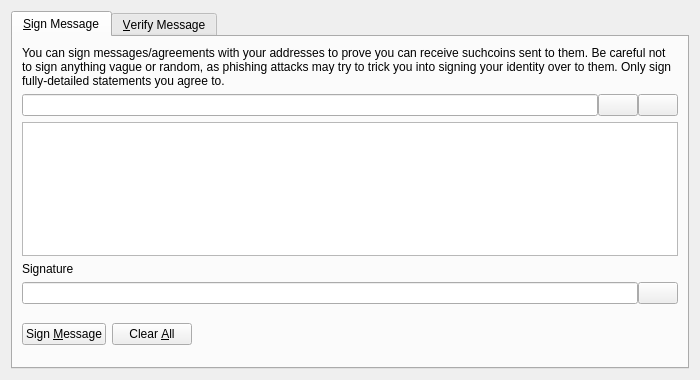
<?xml version="1.0" encoding="UTF-8"?>
<ui version="4.0">
 <class>SignVerifyMessageDialog</class>
 <widget class="QDialog" name="SignVerifyMessageDialog">
  <property name="geometry">
   <rect>
    <x>0</x>
    <y>0</y>
    <width>700</width>
    <height>380</height>
   </rect>
  </property>
  <property name="windowTitle">
   <string>Signatures - Sign / Verify a Message</string>
  </property>
  <property name="modal">
   <bool>true</bool>
  </property>
  <layout class="QVBoxLayout" name="verticalLayout">
   <item>
    <widget class="QTabWidget" name="tabWidget">
     <property name="currentIndex">
      <number>0</number>
     </property>
     <widget class="QWidget" name="tabSignMessage">
      <attribute name="title">
       <string>&amp;Sign Message</string>
      </attribute>
      <layout class="QVBoxLayout" name="verticalLayout_SM">
       <item>
        <widget class="QLabel" name="infoLabel_SM">
         <property name="text">
          <string>You can sign messages/agreements with your addresses to prove you can receive suchcoins sent to them. Be careful not to sign anything vague or random, as phishing attacks may try to trick you into signing your identity over to them. Only sign fully-detailed statements you agree to.</string>
         </property>
         <property name="textFormat">
          <enum>Qt::PlainText</enum>
         </property>
         <property name="wordWrap">
          <bool>true</bool>
         </property>
        </widget>
       </item>
       <item>
        <layout class="QHBoxLayout" name="horizontalLayout_1_SM">
         <property name="spacing">
          <number>0</number>
         </property>
         <item>
          <widget class="QValidatedLineEdit" name="addressIn_SM">
           <property name="toolTip">
            <string>The Suchcoin address to sign the message with</string>
           </property>
          </widget>
         </item>
         <item>
          <widget class="QPushButton" name="addressBookButton_SM">
           <property name="toolTip">
            <string>Choose previously used address</string>
           </property>
           <property name="text">
            <string/>
           </property>
           <property name="icon">
            <iconset resource="../suchcoin.qrc">
             <normaloff>:/icons/address-book</normaloff>:/icons/address-book</iconset>
           </property>
           <property name="shortcut">
            <string>Alt+A</string>
           </property>
           <property name="autoDefault">
            <bool>false</bool>
           </property>
          </widget>
         </item>
         <item>
          <widget class="QPushButton" name="pasteButton_SM">
           <property name="toolTip">
            <string>Paste address from clipboard</string>
           </property>
           <property name="text">
            <string/>
           </property>
           <property name="icon">
            <iconset resource="../suchcoin.qrc">
             <normaloff>:/icons/editpaste</normaloff>:/icons/editpaste</iconset>
           </property>
           <property name="shortcut">
            <string>Alt+P</string>
           </property>
           <property name="autoDefault">
            <bool>false</bool>
           </property>
          </widget>
         </item>
        </layout>
       </item>
       <item>
        <widget class="QPlainTextEdit" name="messageIn_SM">
         <property name="toolTip">
          <string>Enter the message you want to sign here</string>
         </property>
        </widget>
       </item>
       <item>
        <widget class="QLabel" name="signatureLabel_SM">
         <property name="text">
          <string>Signature</string>
         </property>
         <property name="textFormat">
          <enum>Qt::PlainText</enum>
         </property>
        </widget>
       </item>
       <item>
        <layout class="QHBoxLayout" name="horizontalLayout_2_SM">
         <property name="spacing">
          <number>0</number>
         </property>
         <item>
          <widget class="QLineEdit" name="signatureOut_SM">
           <property name="font">
            <font>
             <italic>true</italic>
            </font>
           </property>
           <property name="readOnly">
            <bool>true</bool>
           </property>
          </widget>
         </item>
         <item>
          <widget class="QPushButton" name="copySignatureButton_SM">
           <property name="toolTip">
            <string>Copy the current signature to the system clipboard</string>
           </property>
           <property name="text">
            <string/>
           </property>
           <property name="icon">
            <iconset resource="../suchcoin.qrc">
             <normaloff>:/icons/editcopy</normaloff>:/icons/editcopy</iconset>
           </property>
           <property name="autoDefault">
            <bool>false</bool>
           </property>
          </widget>
         </item>
        </layout>
       </item>
       <item>
        <layout class="QHBoxLayout" name="horizontalLayout_3_SM">
         <item>
          <widget class="QPushButton" name="signMessageButton_SM">
           <property name="toolTip">
            <string>Sign the message to prove you own this Suchcoin address</string>
           </property>
           <property name="text">
            <string>Sign &amp;Message</string>
           </property>
           <property name="icon">
            <iconset resource="../suchcoin.qrc">
             <normaloff>:/icons/edit</normaloff>:/icons/edit</iconset>
           </property>
           <property name="autoDefault">
            <bool>false</bool>
           </property>
          </widget>
         </item>
         <item>
          <widget class="QPushButton" name="clearButton_SM">
           <property name="toolTip">
            <string>Reset all sign message fields</string>
           </property>
           <property name="text">
            <string>Clear &amp;All</string>
           </property>
           <property name="icon">
            <iconset resource="../suchcoin.qrc">
             <normaloff>:/icons/remove</normaloff>:/icons/remove</iconset>
           </property>
           <property name="autoDefault">
            <bool>false</bool>
           </property>
          </widget>
         </item>
         <item>
          <spacer name="horizontalSpacer_1_SM">
           <property name="orientation">
            <enum>Qt::Horizontal</enum>
           </property>
           <property name="sizeHint" stdset="0">
            <size>
             <width>40</width>
             <height>48</height>
            </size>
           </property>
          </spacer>
         </item>
         <item>
          <widget class="QLabel" name="statusLabel_SM">
           <property name="font">
            <font>
             <weight>75</weight>
             <bold>true</bold>
            </font>
           </property>
           <property name="text">
            <string/>
           </property>
           <property name="wordWrap">
            <bool>true</bool>
           </property>
          </widget>
         </item>
         <item>
          <spacer name="horizontalSpacer_2_SM">
           <property name="orientation">
            <enum>Qt::Horizontal</enum>
           </property>
           <property name="sizeHint" stdset="0">
            <size>
             <width>40</width>
             <height>48</height>
            </size>
           </property>
          </spacer>
         </item>
        </layout>
       </item>
      </layout>
     </widget>
     <widget class="QWidget" name="tabVerifyMessage">
      <attribute name="title">
       <string>&amp;Verify Message</string>
      </attribute>
      <layout class="QVBoxLayout" name="verticalLayout_VM">
       <item>
        <widget class="QLabel" name="infoLabel_VM">
         <property name="text">
          <string>Enter the receiver's address, message (ensure you copy line breaks, spaces, tabs, etc. exactly) and signature below to verify the message. Be careful not to read more into the signature than what is in the signed message itself, to avoid being tricked by a man-in-the-middle attack. Note that this only proves the signing party receives with the address, it cannot prove sendership of any transaction!</string>
         </property>
         <property name="textFormat">
          <enum>Qt::PlainText</enum>
         </property>
         <property name="alignment">
          <set>Qt::AlignLeading|Qt::AlignLeft|Qt::AlignTop</set>
         </property>
         <property name="wordWrap">
          <bool>true</bool>
         </property>
        </widget>
       </item>
       <item>
        <layout class="QHBoxLayout" name="horizontalLayout_1_VM">
         <property name="spacing">
          <number>0</number>
         </property>
         <item>
          <widget class="QValidatedLineEdit" name="addressIn_VM">
           <property name="toolTip">
            <string>The Suchcoin address the message was signed with</string>
           </property>
          </widget>
         </item>
         <item>
          <widget class="QPushButton" name="addressBookButton_VM">
           <property name="toolTip">
            <string>Choose previously used address</string>
           </property>
           <property name="text">
            <string/>
           </property>
           <property name="icon">
            <iconset resource="../suchcoin.qrc">
             <normaloff>:/icons/address-book</normaloff>:/icons/address-book</iconset>
           </property>
           <property name="shortcut">
            <string>Alt+A</string>
           </property>
           <property name="autoDefault">
            <bool>false</bool>
           </property>
          </widget>
         </item>
        </layout>
       </item>
       <item>
        <widget class="QPlainTextEdit" name="messageIn_VM"/>
       </item>
       <item>
        <widget class="QValidatedLineEdit" name="signatureIn_VM"/>
       </item>
       <item>
        <layout class="QHBoxLayout" name="horizontalLayout_2_VM">
         <item>
          <widget class="QPushButton" name="verifyMessageButton_VM">
           <property name="toolTip">
            <string>Verify the message to ensure it was signed with the specified Suchcoin address</string>
           </property>
           <property name="text">
            <string>Verify &amp;Message</string>
           </property>
           <property name="icon">
            <iconset resource="../suchcoin.qrc">
             <normaloff>:/icons/transaction_0</normaloff>:/icons/transaction_0</iconset>
           </property>
           <property name="autoDefault">
            <bool>false</bool>
           </property>
          </widget>
         </item>
         <item>
          <widget class="QPushButton" name="clearButton_VM">
           <property name="toolTip">
            <string>Reset all verify message fields</string>
           </property>
           <property name="text">
            <string>Clear &amp;All</string>
           </property>
           <property name="icon">
            <iconset resource="../suchcoin.qrc">
             <normaloff>:/icons/remove</normaloff>:/icons/remove</iconset>
           </property>
           <property name="autoDefault">
            <bool>false</bool>
           </property>
          </widget>
         </item>
         <item>
          <spacer name="horizontalSpacer_1_VM">
           <property name="orientation">
            <enum>Qt::Horizontal</enum>
           </property>
           <property name="sizeHint" stdset="0">
            <size>
             <width>40</width>
             <height>48</height>
            </size>
           </property>
          </spacer>
         </item>
         <item>
          <widget class="QLabel" name="statusLabel_VM">
           <property name="font">
            <font>
             <weight>75</weight>
             <bold>true</bold>
            </font>
           </property>
           <property name="text">
            <string/>
           </property>
           <property name="wordWrap">
            <bool>true</bool>
           </property>
          </widget>
         </item>
         <item>
          <spacer name="horizontalSpacer_2_VM">
           <property name="orientation">
            <enum>Qt::Horizontal</enum>
           </property>
           <property name="sizeHint" stdset="0">
            <size>
             <width>40</width>
             <height>48</height>
            </size>
           </property>
          </spacer>
         </item>
        </layout>
       </item>
      </layout>
     </widget>
    </widget>
   </item>
  </layout>
 </widget>
 <customwidgets>
  <customwidget>
   <class>QValidatedLineEdit</class>
   <extends>QLineEdit</extends>
   <header>qt/qvalidatedlineedit.h</header>
  </customwidget>
 </customwidgets>
 <resources>
  <include location="../suchcoin.qrc"/>
 </resources>
 <connections/>
</ui>
